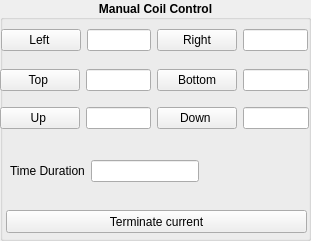
     <widget class="QGroupBox" name="groupBox">
      <property name="geometry">
       <rect>
        <x>1070</x>
        <y>380</y>
        <width>311</width>
        <height>241</height>
       </rect>
      </property>
      <property name="font">
       <font>
        <weight>75</weight>
        <bold>true</bold>
       </font>
      </property>
      <property name="title">
       <string>Manual Coil Control</string>
      </property>
      <property name="alignment">
       <set>Qt::AlignCenter</set>
      </property>
      <widget class="QWidget" name="layoutWidget">
       <property name="geometry">
        <rect>
         <x>0</x>
         <y>60</y>
         <width>309</width>
         <height>40</height>
        </rect>
       </property>
       <property name="font">
        <font>
         <weight>50</weight>
         <bold>false</bold>
        </font>
       </property>
       <layout class="QHBoxLayout" name="horizontalLayout_7">
        <item>
         <widget class="QPushButton" name="topc_pb">
          <property name="text">
           <string>Top </string>
          </property>
         </widget>
        </item>
        <item>
         <widget class="QLineEdit" name="topc_in"/>
        </item>
        <item>
         <widget class="QPushButton" name="bottomc_pb">
          <property name="text">
           <string>Bottom</string>
          </property>
         </widget>
        </item>
        <item>
         <widget class="QLineEdit" name="bottomc_in"/>
        </item>
       </layout>
      </widget>
      <widget class="QWidget" name="layoutWidget">
       <property name="geometry">
        <rect>
         <x>0</x>
         <y>20</y>
         <width>309</width>
         <height>41</height>
        </rect>
       </property>
       <layout class="QHBoxLayout" name="horizontalLayout_6"/>
      </widget>
      <widget class="QWidget" name="layoutWidget">
       <property name="geometry">
        <rect>
         <x>0</x>
         <y>100</y>
         <width>309</width>
         <height>36</height>
        </rect>
       </property>
       <property name="font">
        <font>
         <weight>50</weight>
         <bold>false</bold>
        </font>
       </property>
       <layout class="QHBoxLayout" name="horizontalLayout_8">
        <item>
         <widget class="QPushButton" name="upc_pb">
          <property name="text">
           <string>Up </string>
          </property>
         </widget>
        </item>
        <item>
         <widget class="QLineEdit" name="upc_in"/>
        </item>
        <item>
         <widget class="QPushButton" name="downc_pb">
          <property name="text">
           <string>Down </string>
          </property>
         </widget>
        </item>
        <item>
         <widget class="QLineEdit" name="downc_in"/>
        </item>
       </layout>
      </widget>
      <widget class="QWidget" name="layoutWidget">
       <property name="geometry">
        <rect>
         <x>10</x>
         <y>160</y>
         <width>291</width>
         <height>41</height>
        </rect>
       </property>
       <layout class="QHBoxLayout" name="horizontalLayout">
        <property name="sizeConstraint">
         <enum>QLayout::SetFixedSize</enum>
        </property>
        <item>
         <widget class="QLabel" name="label_3">
          <property name="font">
           <font>
            <weight>50</weight>
            <bold>false</bold>
           </font>
          </property>
          <property name="text">
           <string>Time Duration</string>
          </property>
         </widget>
        </item>
        <item>
         <widget class="QLineEdit" name="td_le">
          <property name="font">
           <font>
            <weight>50</weight>
            <bold>false</bold>
           </font>
          </property>
         </widget>
        </item>
       </layout>
      </widget>
      <widget class="QPushButton" name="termcurrent_pb">
       <property name="geometry">
        <rect>
         <x>6</x>
         <y>210</y>
         <width>301</width>
         <height>23</height>
        </rect>
       </property>
       <property name="font">
        <font>
         <weight>50</weight>
         <bold>false</bold>
        </font>
       </property>
       <property name="text">
        <string>Terminate current</string>
       </property>
      </widget>
      <widget class="QWidget" name="layoutWidget">
       <property name="geometry">
        <rect>
         <x>1</x>
         <y>21</y>
         <width>307</width>
         <height>39</height>
        </rect>
       </property>
       <property name="font">
        <font>
         <weight>50</weight>
         <bold>false</bold>
        </font>
       </property>
       <layout class="QGridLayout" name="gridLayout_5">
        <item row="0" column="0">
         <widget class="QPushButton" name="leftc_pb">
          <property name="text">
           <string>Left </string>
          </property>
         </widget>
        </item>
        <item row="0" column="1">
         <widget class="QLineEdit" name="leftc_in"/>
        </item>
        <item row="0" column="2">
         <widget class="QPushButton" name="rightc_pb">
          <property name="text">
           <string>Right</string>
          </property>
         </widget>
        </item>
        <item row="0" column="3">
         <widget class="QLineEdit" name="rightc_in"/>
        </item>
       </layout>
      </widget>
      <zorder>layoutWidget</zorder>
      <zorder>layoutWidget</zorder>
      <zorder>layoutWidget</zorder>
      <zorder>termcurrent_pb</zorder>
      <zorder>layoutWidget</zorder>
      <zorder>layoutWidget</zorder>
     </widget>
